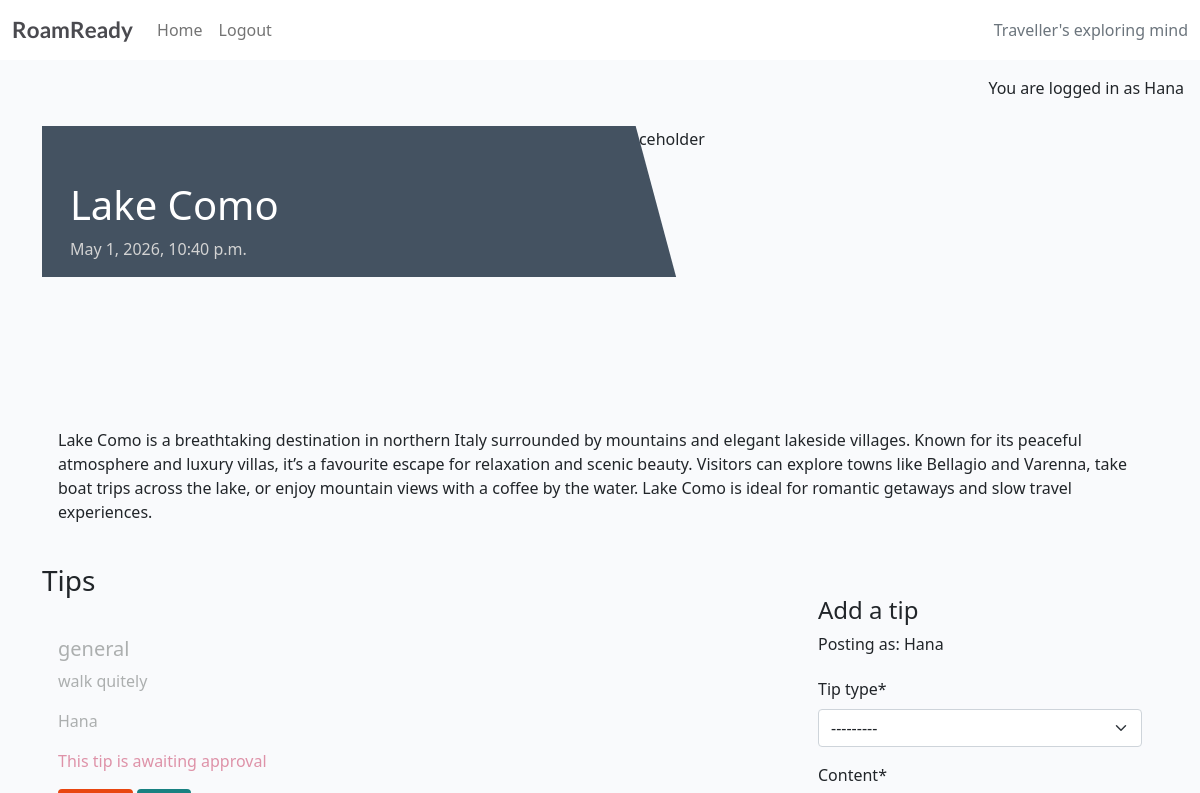
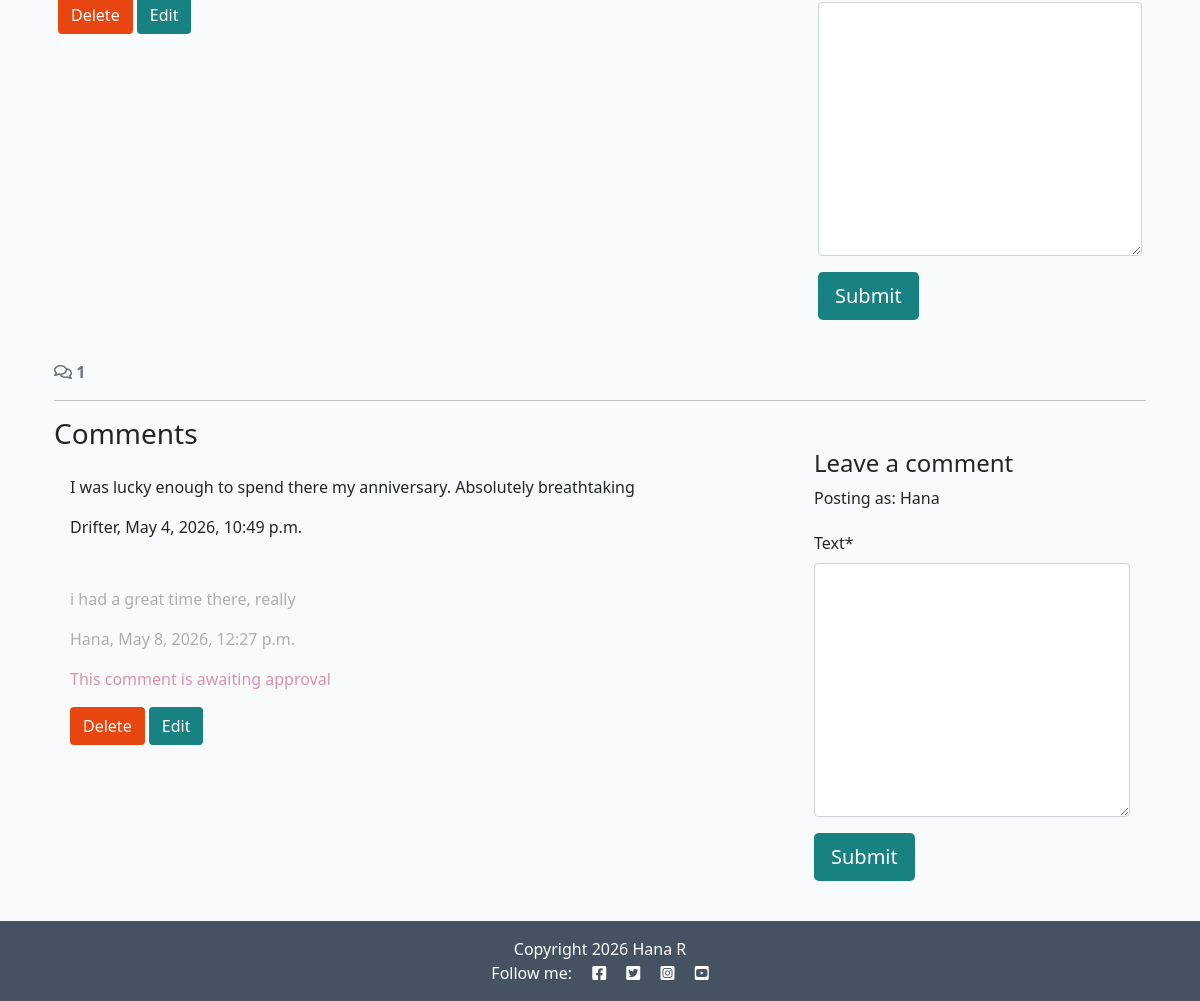
Before: /10/ (signed in) with the older database file (2 pictures, top to bottom).
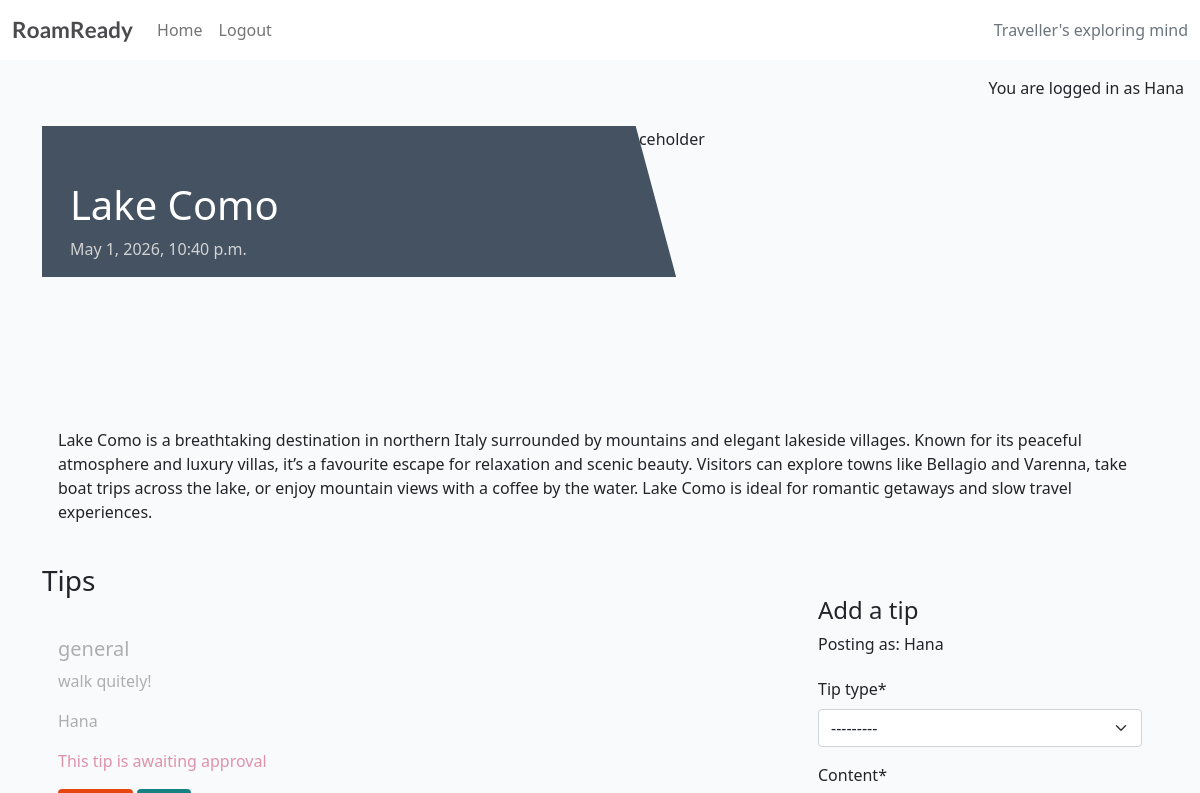
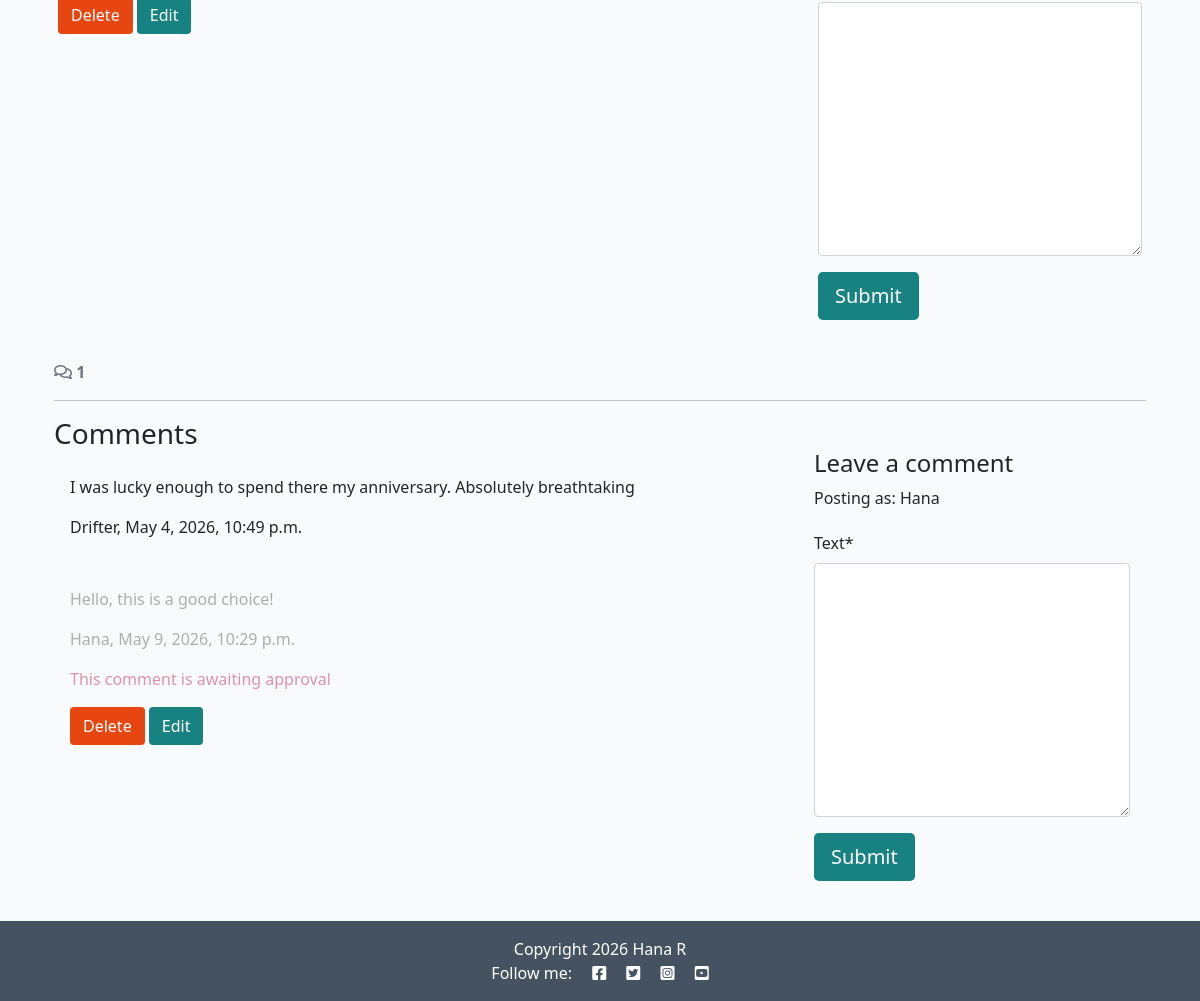
After: the same page with the newer database file (2 pictures, top to bottom).
### destinations/models.py (models this page shows, shortened)
class Destination(models.Model):
    name = models.CharField(max_length=100)
    country = CountryField()
    category = models.CharField(max_length=50)
    featured_image = CloudinaryField('image', default='placeholder')
    description = models.TextField()
    created_on = models.DateTimeField(auto_now_add=True)
    status = models.IntegerField(choices=STATUS, default=1)
    class Meta:
        ordering = ['-created_on', 'country', 'category']

class Tip(models.Model):
    destination = models.ForeignKey(Destination, on_delete=models.CASCADE, related_name="tips")
    tip_type = models.CharField(max_length=100, choices=TIP_TYPES)
    content = models.TextField()
    user = models.ForeignKey(User, on_delete=models.CASCADE, related_name="tips", null=True, blank=True)
    approved = models.BooleanField(default=False)
    class Meta:
        ordering = ['tip_type', 'destination']

class Comment(models.Model):
    destination = models.ForeignKey(Destination, on_delete=models.CASCADE, related_name="comments")
    user = models.ForeignKey(User, on_delete=models.CASCADE, related_name="comments", null=True, blank=True)
    text = models.TextField()
    created_on = models.DateTimeField(auto_now_add=True)
    approved = models.BooleanField(default=False)

### destinations/views.py (the view, shortened to what this page needs)
# urls.py: path('<int:pk>/', views.destination_detail, name='destination_detail'),
def destination_detail(request, pk):
    destination = get_object_or_404(Destination, pk=pk)
    comments = destination.comments.all().order_by("-created_on")
    comment_count = destination.comments.filter(approved=True).count()
    tips = destination.tips.all().order_by("tip_type")
    comment_form = CommentForm()
    tip_form = TipForm()
    return render(
        request,
        "destinations/destination_detail.html",
        {"destination": destination,
         "comments":comments,
         "comment_count": comment_count,
         "comment_form": comment_form,
         "tip_form": tip_form
         },
    )

### destinations/forms.py
class CommentForm(forms.ModelForm):
    class Meta:
        model = Comment
        fields = ('text',)

class TipForm(forms.ModelForm):
    class Meta:
        model = Tip
        fields = ('tip_type', 'content',)

### destinations/templates/destinations/destination_detail.html (shortened to what this page needs)
{% extends 'base.html' %} {% block content %}
{% load static %}
{% load crispy_forms_tags %}
<div class="masthead">
    <div class="container">
        <div class="row g-0">
            <div class="col-md-6 masthead-text">
                <h1 class="post-title">{{ destination.name }}</h1>
                <p class="post-subtitle">{{ destination.created_on }}</p>
            </div>
            <div class="d-none d-md-block col-md-6 masthead-image">
                <img src="{% static 'images/default.jpg' %}" class="scale" alt="placeholder">
            </div>
        </div>
    </div>
</div>
<div class="container">
    <div class="row">
        <div class="col card mb-4  mt-3 left  top">
            <div class="card-body ">
                <p class="card-text">
                    {{ destination.description | safe }}
                </p>
            </div>
        </div>
    </div>
</div>
<div class="container">
    <div class="row">
        <div class="col-md-8">
            <h3>Tips</h3>
            {% for tip in destination.tips.all %}
            <div class="card mb-3">
                <div class="card-body  {% if not tip.approved and tip.user == user %}faded{% elif not tip.approved %}d-none{% endif %}">
                    <h5 id="tiptype{{ tip.id }}" class="card-title">{{ tip.tip_type}}</h5>
                    <div id="tip{{ tip.id }}" class="card-text {% if not tip.approved and tip.user == user %}faded{% endif %}">{{ tip.content | linebreaks}}</div>
                    <p class="card-text {% if not tip.approved and tip.user == user %}faded{% endif %}">{{ tip.user }}</p>
                    {% if not tip.approved and tip.user == user %}
                    <p class="approval">This tip is awaiting approval</p>
                    {% endif %}</p>
                    {% if user.is_authenticated and tip.user == user %}
                    <button class="btn btn-delete-tip" tip_id="{{ tip.id }}" destination_id="{{ destination.id }}">Delete</button>
                    <button class="btn btn-edit-tip" tip_id="{{ tip.id }}" destination_id="{{ destination.id}}">Edit</button>
                    {% endif %}
                </div>
            </div>
            {% empty %}
            <p class="text-muted">No tips yet</p>
            {% endfor %}
        </div>
        <div class="col-md-4">
            <div class="card mb-4 mt-3">
                <div class="card-body">
                    {% if user.is_authenticated %}
                    <h4>Add a tip</h4>
                    <p class="mb-2">Posting as: {{ user.username }}</p>
                    <form id="tipForm" method="post" style="margin-top: 1.3em;">
                        {{ tip_form | crispy }}
                        <button id="tipSubmitButton" type="submit" class="btn btn-signup btn-lg">Submit</button>
        </form>
        {% else %}
        <p>Log in to share a tip</p>
        {% endif %}
      </div>
        </div>
    </div>
</div>
<div class="container">
    <div class="row">
        <div class="col-12">
            <strong class="text-secondary">
                <i class="far fa-comments"></i> {{ comment_count }}
            </strong>
        </div>
        <div class="col-12">
            <hr>
        </div>
    </div>
    <div class="row">
        <div class="col-md-8">
            <h3 class="mb-0">Comments</h3>
            {% for comment in destination.comments.all %}
            <div class="card mb-2">
                <div class="card-body {% if not comment.approved and comment.user == user %}faded{% elif not comment.approved %}d-none{% endif %}">
                    <div id="comment{{ comment.id }}" class="card-id">{{ comment.text | linebreaks }}</div>
                    <p  class="card-text {% if not comment.approved and comment.user == user %}faded{% endif %}">{{ comment.user }}, {{ comment.created_on }}</p>
                    {% if not comment.approved and comment.user == user %}
                    <p class="approval">This comment is awaiting approval</p>
                    {% endif %}
                    {% if user.is_authenticated and comment.user == user %}
                    <button class="btn btn-delete" comment_id="{{ comment.id }}" destination_id="{{ destination.id }}">Delete</button>
                    <button class="btn btn-edit" comment_id="{{ comment.id }}">Edit</button>
                    {% endif %}
                </div>
            </div>
            {% empty %}
            <p class="text-muted">No comments yet</p>
            {% endfor %}
        </div>
        <div class="col-md-4">
            <div class="card mb-4 mt-3">
                <div class="card-body">
                    {% if user.is_authenticated %}
                    <h4>Leave a comment</h4>
                    <p class="mb-2">Posting as: {{ user.username }}</p>
                    <form id="commentForm" method="post" style="margin-top: 1.3em;">
                        {{ comment_form | crispy}}
                        <button id="commentSubmitButton" type="submit" class="btn btn-signup btn-lg">Submit</button>
                    </form>
                    {% else %}
                    <p>Log in to leave a comment</p>
                    {% endif %}
                </div>
            </div>
        </div>
    </div>
</div>
{% endblock content %}

### templates/base.html (shortened to what this page needs)
{% load static %}
{% url 'home' as home_url %}
{% url 'destination' as destination_detail_url %}
{% url 'account_login' as login_url %}
{% url 'account_signup' as signup_url %}
{% url 'account_logout' as logout_url %}
<!DOCTYPE html>
<html class="h-100" lang="en">
<head>
    <link rel="stylesheet" href="https://cdnjs.cloudflare.com/ajax/libs/font-awesome/5.15.3/css/all.min.css">
    <link href="https://cdn.jsdelivr.net/npm/bootstrap@5.0.1/dist/css/bootstrap.min.css" rel="stylesheet"
>
        <link rel="stylesheet" href="{% static 'css/style.css' %}">
</head>
<body class="d-flex flex-column h-100 main-bg">
    <nav class="navbar navbar-expand-lg navbar-light bg-white">
        <div class="container-fluid">
            <a class="navbar-brand" href="{% url 'home' %}"><span class="brand">R<span class="red-R"><span>oam</span>R</span>eady</a>
            <div class="collapse navbar-collapse" id="navbarText">
                <ul class="navbar-nav me-auto mb-2 mb-lg-0">
                    <li class="nav-item">
                        <a class="nav-link {% if request.path == home_url %}active{% endif %}" aria-current="page"
                            href="{% url 'home' %}">Home</a>
                    </li>
                    {% if user.is_authenticated %}
                    <li class="nav-item">
	                    <a class="nav-link {% if request.path == logout_url %}active{% endif %}" aria-current="page"
                        href="{% url 'account_logout' %}">Logout</a>
                    </li>
                    {% endif %}
                </ul>
                <span class="navbar-text text-muted">
                    Traveller's exploring mind
                </span>
            </div>
        </div>
    </nav>
    <main class="flex-shrink-0 main-bg">
        {% if user.is_authenticated %}
            <p class="text-end m-3">You are logged in as {{ user }}</p>
        {% else %}
            <p class="text-end m-3">You are not logged in</p>
        {% endif %}
        {% block content %}{% endblock content %}
    </main>
    <footer class="footer mt-auto py-3 dark-bg">
        <p class="m-0 text-center text-white">
 {% block copyright %}
  Copyright 2026 Hana R
  {% endblock %}
        </p>
        <p class="m-0 text-center text-white">Follow me: <i class="fab fa-facebook-square ms-3"></i>
            <i class="fab fa-twitter-square ms-3"></i>
            <i class="fab fa-instagram-square ms-3"></i>
            <i class="fab fa-youtube-square ms-3"></i>
        </p>
    </footer>
</body>
</html>

### static/css/style.css (style rules this page uses)
body { background-color: #F9FAFC; }
.brand { font-family: Lato, sans-serif; font-size: 1.4rem; font-weight: 700; color: #4A4A4F; }
.dark-bg { background-color: #445261; }
.main-bg { background-color: #F9FAFC; }
.card { border: none; background-color: transparent; }
.scale { width: 100%; height: auto; }
.masthead { margin-top: 10px; overflow: hidden; position: relative; display: inline-block; height: 33vh; width: 100%; }
.masthead-text { background-color: #445261; color: white; position: relative; }
.masthead-image { position: relative; overflow: hidden; }
.masthead-image:after { content: ""; position: absolute; top: 0; right: 90%; height: 100%; width: 150%; background: #445261; -webkit-transform: skew(15deg); -moz-transform: skew(15deg); transform: skew(15deg); z-index: 100; }
.post-title { margin-top: 10%; margin-left: 5%; }
.post-subtitle { margin-left: 5%; color: lightgray; }
.btn-signup, .btn-edit-tip, .btn-edit { background-color: #188181!important; color: #fff; }
.btn-delete, .btn-delete-tip { color: #fff; background: #E84610!important; }
.faded { color: rgb(172, 175, 175); }
.approval { color: rgb(222, 146, 168); }

Changed rows visible on the page:
removed Comment: text "i had a great time there, really", user "Hana", created_on "May 8, 2026, 12:27 p.m.", approved "This comment is awaiting approval"
changed Tip "general": content "walk quitely" → "walk quitely!"
added Comment: text "Hello, this is a good choice!", user "Hana", created_on "May 9, 2026, 10:29 p.m.", approved "This comment is awaiting approval"
